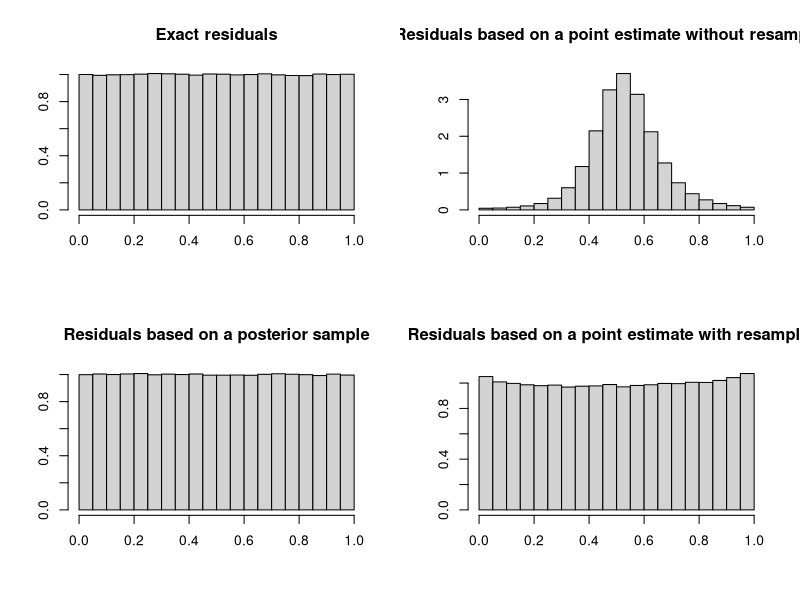

Write the R code that produced this figure.
rm(list=ls())
mu=2#known
n=1e6
shape=2
scale=2
l=rgamma(n,shape=shape,scale=scale)
s=rpois(length(l),l*mu)
par(mfrow=c(2,2))

u=runif(n,ppois(s-1,l*mu),ppois(s,l*mu))
hist(u,breaks=seq(0,1,0.05),freq=F,xlab='',ylab='',main='Exact residuals')

mle=s/mu;v=0.1;l2=rgamma(n,shape=mle^2/v,scale=v/mle)#point estimate of l, centered on MLE
u=runif(n,ppois(s-1,l2*mu),ppois(s,l2*mu))
hist(u,breaks=seq(0,1,0.05),freq=F,xlab='',ylab='',main='Residuals based on a point estimate without resampling')

l3=rgamma(n,shape=shape+s,scale=scale/(1+scale*mu))#sample from posterior (or could use multiple and use posterior distribution of p-values)
u=runif(n,ppois(s-1,l3*mu),ppois(s,l3*mu))
hist(u,breaks=seq(0,1,0.05),freq=F,xlab='',ylab='',main='Residuals based on a posterior sample')

#k=shape;theta=scale#prior known
m=mean(l2);v=var(l2)
k=m^2*mu/(v*mu-m);theta=v/m-1/mu#guessing prior using the Law of total expectation and the Law of total variance
l4=rgamma(n,shape=k+l2*mu,scale=theta/(1+theta*mu))#sample from posterior based on MLE
u=runif(n,ppois(s-1,l4*mu),ppois(s,l4*mu))
hist(u,breaks=seq(0,1,0.05),freq=F,xlab='',ylab='',main='Residuals based on a point estimate with resampling')
